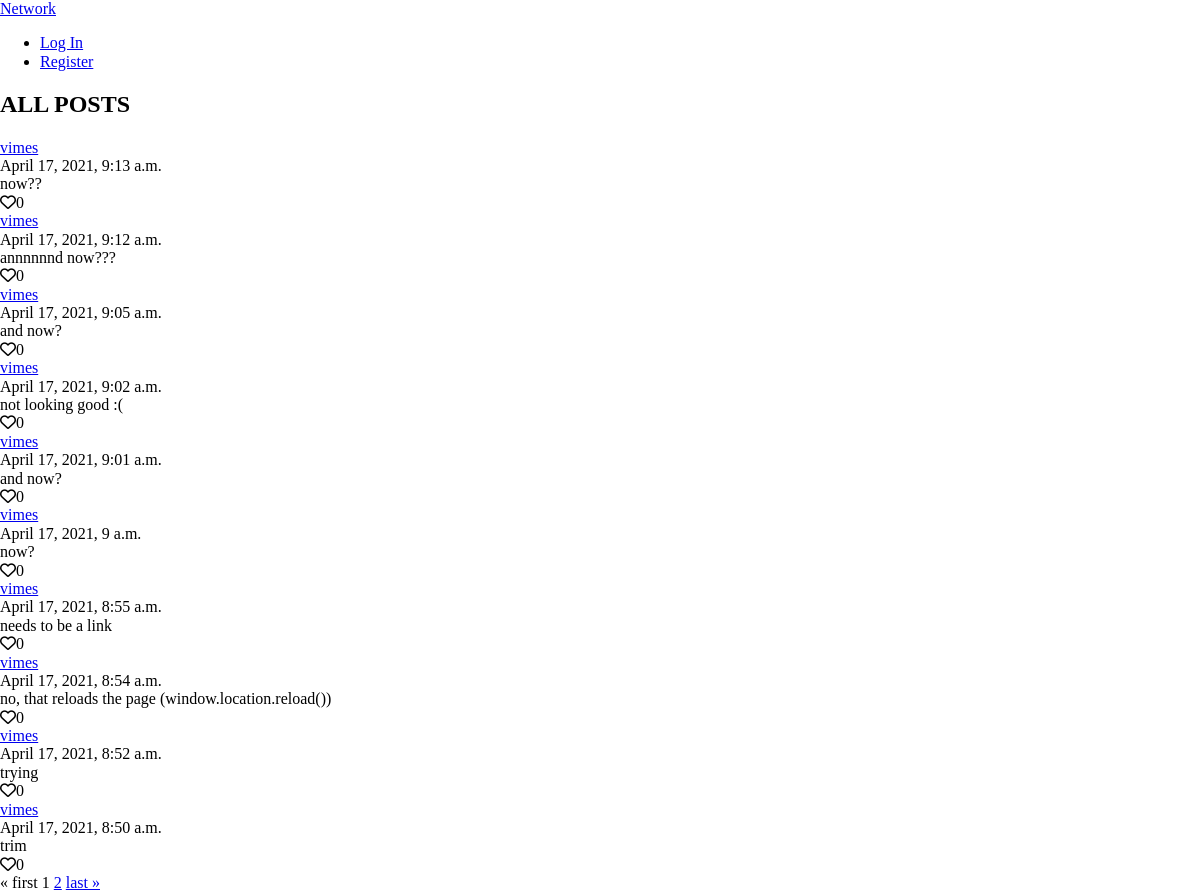
The page / on the database its author committed.
### network/models.py (models this page shows, shortened)
class Post(models.Model):
    writer = models.ForeignKey(User, on_delete=models.CASCADE, related_name='posts')
    post = models.CharField(max_length=140)
    timestamp = models.DateTimeField(auto_now_add=True)
    likes = models.IntegerField(blank=True, default=0)

class User(AbstractUser):
    following = models.ManyToManyField('self', symmetrical=False, blank=True, related_name='follower')

### network/views.py (the view)
# urls.py: path("", views.index, name="index"),
def index(request):
    if request.method == 'POST':
        form = PostForm(request.POST)
        if form.is_valid():
            newPost = Post()
            newPost.post = form.cleaned_data['post']
            newPost.writer = request.user
            newPost.save()
            return JsonResponse(newPost.serialize(), safe=False)
        else:
            return JsonResponse({"error": form.errors}, status=400)
    else:
        posts = Post.objects.order_by('-timestamp').all()
        paginator = Paginator(posts, 10)
        page_number = request.GET.get('page')
        page_obj = paginator.get_page(page_number)
        return render(request, "network/index.html", {
            'form': PostForm(),
            'page_obj': page_obj,
            'post_list_type': "all"
        })

### network/templates/network/index.html (shortened to what this page needs)
{% extends "network/layout.html" %}
{% block body %}
{% if post_list_type == "all" %}
<section id="all-view">
    <h2>ALL POSTS</h2>
</section>
{% endif %}
<section id="postlist" class="posts">
    {% for post in page_obj %}
    <article class="post">
        <a href="{% url 'profile' post.writer.username %}" class="post-writer">{{ post.writer.username }}</a>
        <div class="post-time">{{ post.timestamp }}</div>
        <div class="post-message">{{ post.post }}</div>
        <div class="post-likes"><span class="far fa-heart"></span>{{ post.likes }}</div>
    </article>
    {% endfor %}
</section>
<nav class="pages">
    {% if page_obj.has_previous %}
    <a href="?page=1" class="page page-general">&laquo; first</a>
    <a href="?page={{ page_obj.previous_page_number }}" class="page page-general">{{ page_obj.previous_page_number}}</a>
    {% else %}
    <span aria-hidden="true" class="page page-inactive">&laquo; first</span>
    {% endif %}
    <span class="page page-current">{{ page_obj.number }}</span>
    {% if page_obj.has_next %}
    <a href="?page={{ page_obj.next_page_number }}" class="page page-general">{{ page_obj.next_page_number }}</a>
    <a href="?page={{ page_obj.paginator.num_pages }}" class="page page-general">last &raquo;</a>
    {% else %}
    <span aria-hidden="true" class="page page-inactive">last &raquo;</span>
    {% endif %}
</nav>
{% endblock %}

### network/templates/network/layout.html (shortened to what this page needs)
{% load static %}
{% load sass_tags %}
<!DOCTYPE html>
<html lang="en">
<head>
    <link href="{% static 'network/css/normalize.css' %}" rel="stylesheet">
    <link href="{% sass_src 'network/css/styles.scss' %}" rel="stylesheet">
</head>
<body>
    <nav class="body-nav">
        <a href="#">Network</a>
        <ul>
            {% if user.is_authenticated %}
            <li>
                <a href="#"><strong>{{ user.username }}</strong></a>
            </li>
            <li>
                <a href="{% url 'index' %}">All Posts</a>
            </li>
            <li>
                <a href="#">Following</a>
            </li>
            <li class="nav-item">
                <a href="{% url 'logout' %}">Log Out</a>
            </li>
            {% else %}
            <li class="nav-item">
                <a href="{% url 'login' %}">Log In</a>
            </li>
            <li class="nav-item">
                <a href="{% url 'register' %}">Register</a>
            </li>
            {% endif %}
        </ul>
    </nav>
    <main class="body-content">
        {% block body %}
        {% endblock %}
    </main>
</body>
</html>

### rows shown on the page
Post: writer.username "vimes", timestamp "April 17, 2021, 9:13 a.m.", post "now??", likes "0"
Post: writer.username "vimes", timestamp "April 17, 2021, 9:12 a.m.", post "annnnnnd now???", likes "0"
Post: writer.username "vimes", timestamp "April 17, 2021, 9:05 a.m.", post "and now?", likes "0"
Post: writer.username "vimes", timestamp "April 17, 2021, 9:02 a.m.", post "not looking good :(", likes "0"
Post: writer.username "vimes", timestamp "April 17, 2021, 9:01 a.m.", post "and now?", likes "0"
Post: writer.username "vimes", timestamp "April 17, 2021, 9 a.m.", post "now?", likes "0"
Post: writer.username "vimes", timestamp "April 17, 2021, 8:55 a.m.", post "needs to be a link", likes "0"
Post: writer.username "vimes", timestamp "April 17, 2021, 8:54 a.m.", post "no, that reloads the page (window.location.reload())", likes "0"
Post: writer.username "vimes", timestamp "April 17, 2021, 8:52 a.m.", post "trying", likes "0"
Post: writer.username "vimes", timestamp "April 17, 2021, 8:50 a.m.", post "trim", likes "0"

### other values the page prints
{{ page_obj.number }} "1"
{{ page_obj.next_page_number }} "2"
